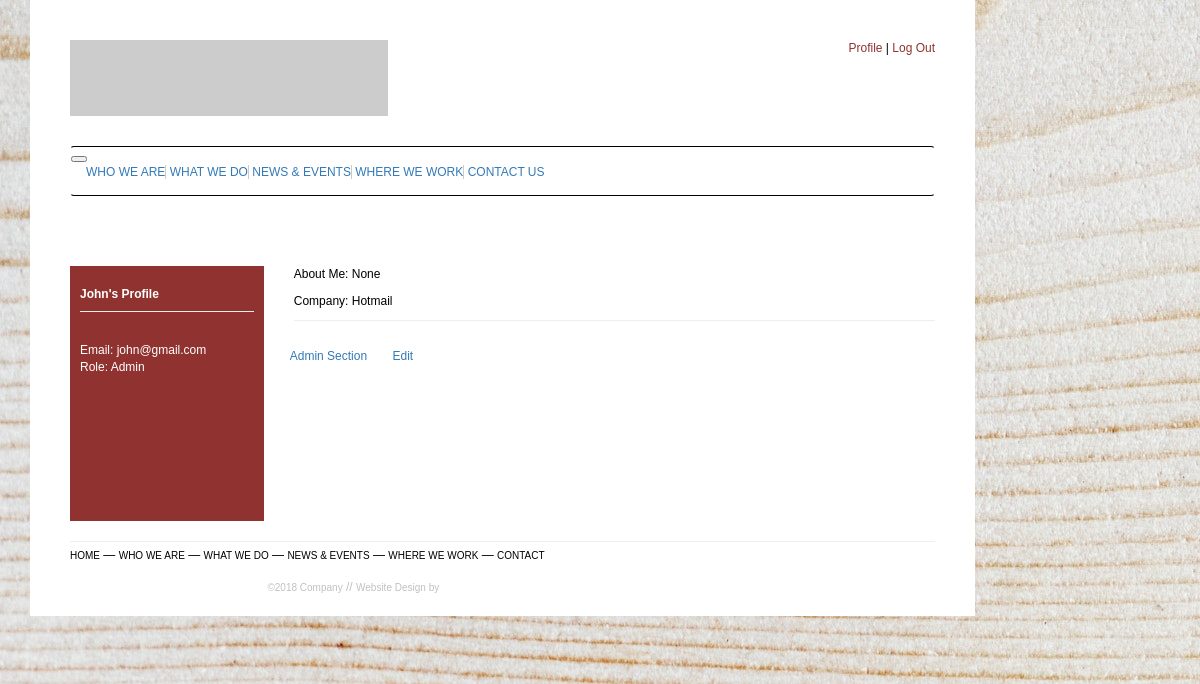
The page /profile (signed in) on the database its author committed.
### app/models.py (models this page shows, shortened)
class User(UserMixin, db.Model):
    id = db.Column(db.Integer, primary_key=True)
    first_name = db.Column(db.String(50))
    last_name = db.Column(db.String(50))
    email = db.Column(db.String(100), unique=True, index=True)
    role_id = db.Column(db.Integer, nullable=False)
    password_hash = db.Column(db.String(256))
    bio = db.Column(db.String(140))
    company_name = db.Column(db.String(100))

class Role(db.Model):
    id = db.Column(db.Integer, primary_key=True)
    name = db.Column(db.String(20), unique=True, index=True)

### app/routes.py (the view)
@app.route('/profile')
@login_required
def profile():
    role = Role.query.get(current_user.role_id)
    return render_template('profile.html', role=role.name)

### app/models.py (called while the page is built)
@login.user_loader
def load_user(id):
    return User.query.get(int(id))

### app/templates/profile.html (shortened to what this page needs)
{% extends 'base.html' %}
{% import 'bootstrap/wtf.html' as wtf %}
{% block app_content %}
  <div class="row">
    <div class="col-md-3 col-sm-12">
      <aside>
        <div class="aside-container">
          <p><strong>{{ current_user.first_name }}'s Profile</strong></p>
          <hr>
          <p class="white-color">Email: {{ current_user.email }}<br>
          Role: {{ role }}</p>
        </div>
      </aside>
    </div>
    <div class="col-md-9 col-sm-12">
      <div class="article-container">
        <p>About Me: {{ current_user.bio }}</p>
        <p>Company: {{ current_user.company_name }}</p>
        <hr>
        <div class="row">
          <div class="col-md">
            {% if role == 'Admin' %}
              <a role="button" class="btn btn-secondary btn-sm" href="{{ url_for('admin') }}">Admin Section</a>
            {% endif %}
            <a role="button" class="btn btn-outline-info btn-sm" href="{{ url_for('edit_profile') }}">Edit</a>
          </div>
        </div>
      </div>
    </div>
  </div>
{% endblock %}

### app/static/css/main.css (style rules this page uses)
body { font-family: Verdana, Arial, Helvetica, sans-serif; font-size: 12px; color: black; background-image: url("/static/img/abstract-art-backdrop-926985.jpg"); background-repeat: no-repeat; background-attachment: fixed; overflow-x: hidden; }
.news-feed-container, .aside-container { width: 100%; background-color: #903330; margin-top: 30px; color: white; padding: 10px; min-height: 255px; }
.news-feed-container > p, .aside-container > p { padding-top: 10px; margin-bottom: 8px; }
.news-feed-container > p + hr, .aside-container > p + hr { margin-top: 5px; background: white; }
.white-color { color: white; }
.article-container, .paragraph-title, .contact-container { margin-top: 30px; }
.article-container > p + p + hr { margin-top: 5px; background: black; }

### rows shown on the page
User: first_name "John", email "john@gmail.com", bio "None", company_name "Hotmail"
Role: name "Admin"
